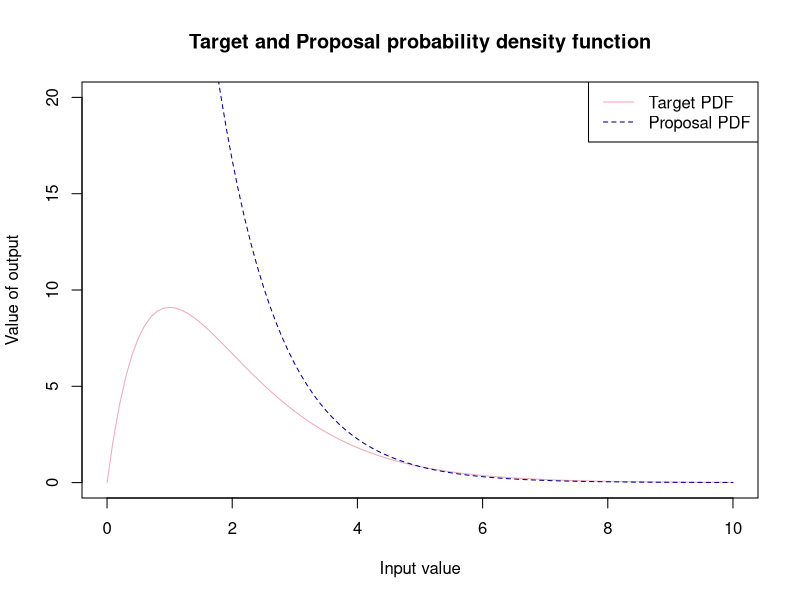
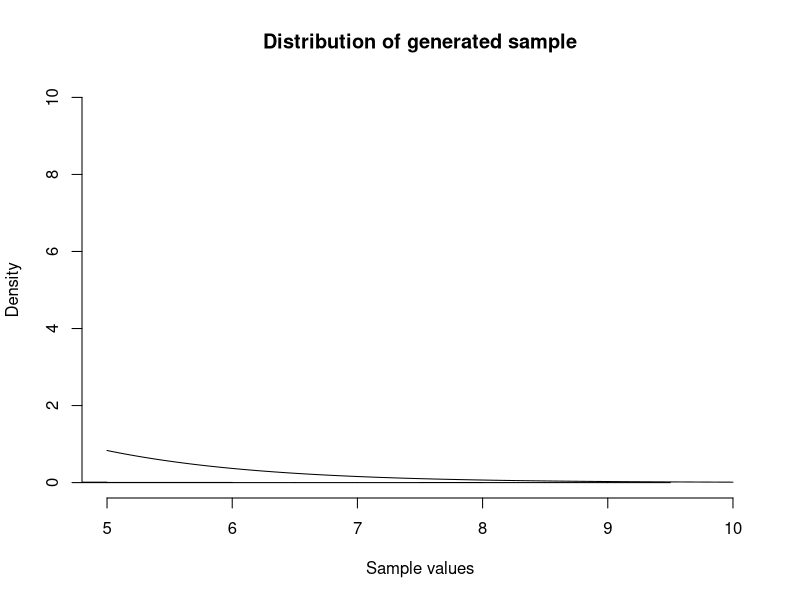
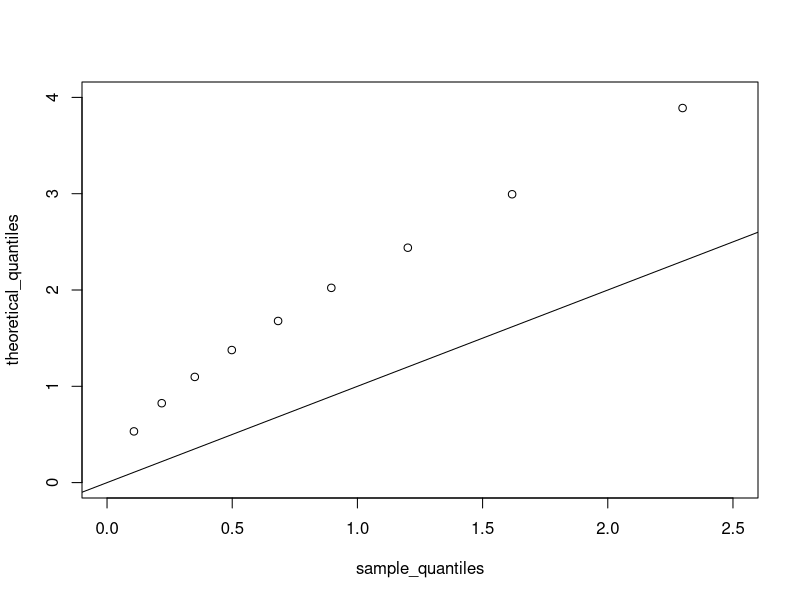
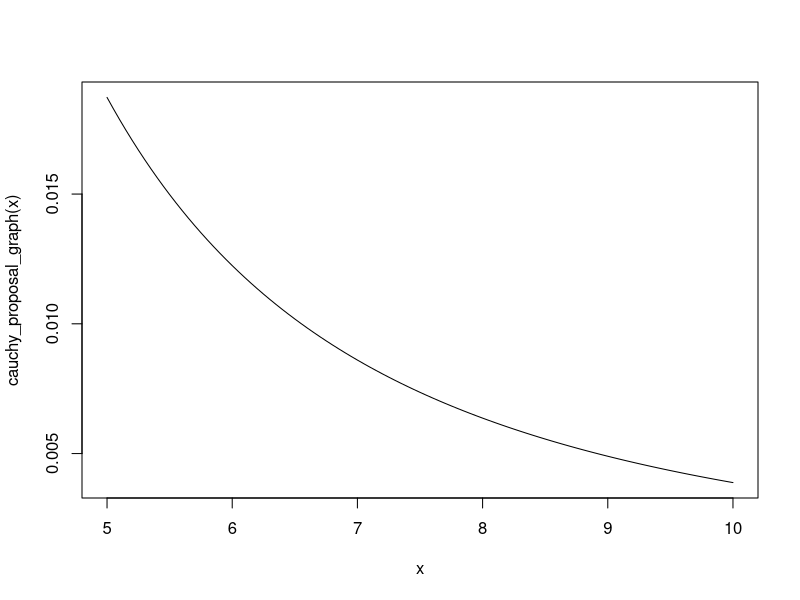
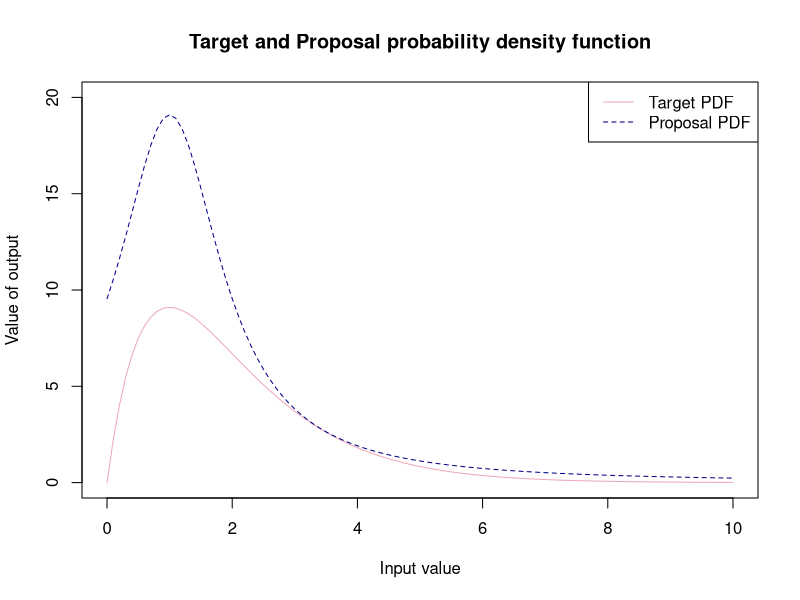
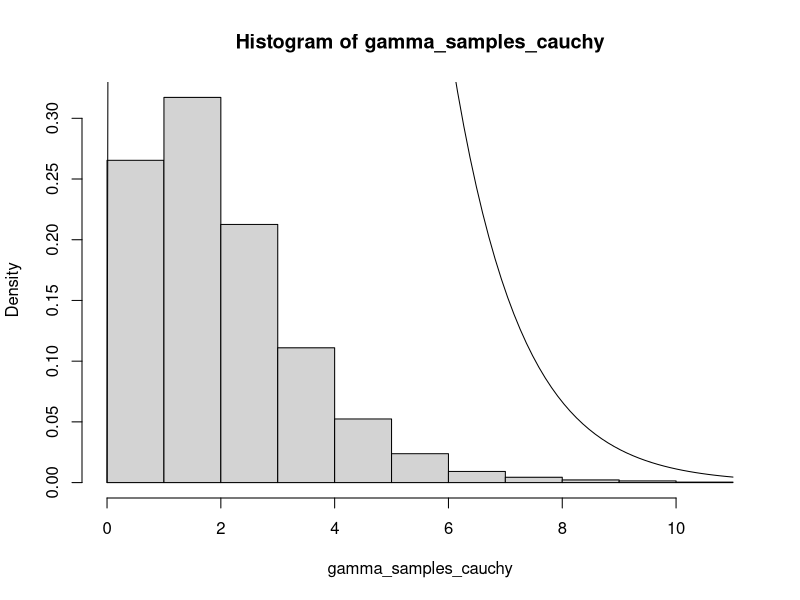
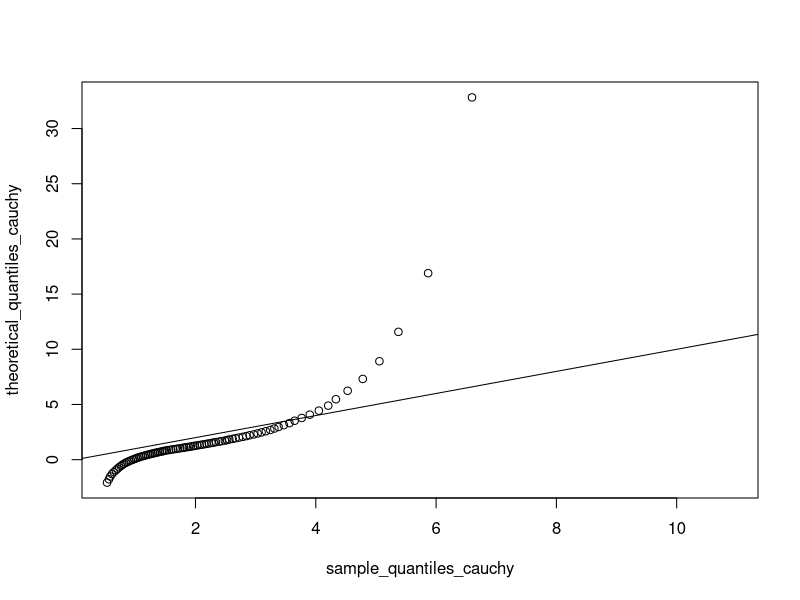

Write R code to recreate these figures, in order.
#-----------------------------------#
#-REJECTION SAMPLING - Gamma(2,1) --#----
#-----------------------------------#
#Defining our target pdf(density function to sample from) --------------------------
target_pdf<-function(x){
  (x*exp(-x))/(6*exp(-5))
}

#--------------------------------#
#--EXPONENTIAL PROPOSAL----------#----
#-------------------------------#
#Defining proposal pdf number generator(density that we easily sample from to use to accept or reject)--
proposal_pdf<- function(x){
   rexp(1, rate =1)
}
proposal_pdf_graph<- function(x){
  exp(-x)
}

# Graphing our target  and proposal probability density functions 
M <- ((5*exp(-5))/(6*exp(-5)))/(exp(-5))

curve(target_pdf(x), from = 0, to = 10, 
      xlab = "Input value",
      ylab = "Value of output",
      main = "Target and Proposal probability density function", col = "pink2", ylim = c(0,20))

curve( M * proposal_pdf_graph(x), from = , to = 10,
      xlab = "Input value",
      ylab = "Output value",
      main = "Proposal probability density funtion", add= T ,col = "blue4", lty = 2)
legend("topright", legend = c("Target PDF", "Proposal PDF"), 
       col = c("pink2", "blue4"), lty = c(1, 2))
#Rejection Sampling function -----------------------------------------------------
rgamma_2_1<-function(){
  
  set.seed(123)
  n<-5000
  sample_y<-numeric(n)
  number <- 0
  count<-0
  total_sample <-numeric(0)
  
  while(count<n) {
   
    #generated sample from proposal 
    y<-proposal_pdf(1)
    #uniform comparison
    u<- runif(1,0,1)
    #number of total generated samples
    number <- number + 1
    total_sample[number] <- y
    acceptance_rate <- round((length(sample_y)/ length(total_sample))*100 , digits = 3)
    
    #accept or reject criteria
    
    if( u < target_pdf(y)/ (M * proposal_pdf(y)))
    count<- count +1
    sample_y[count]<-y
    
  }
  number_of_samples <- length(total_sample)
  text <- "Acceptance rate:"
  percent <- "%"
  output<-paste(text,acceptance_rate,percent) #combining types to have preferred output 
  list( acceptance_rate = output, samples = sample_y, no_of_samples = number_of_samples ) #list of output from this function
}


list<- rgamma_2_1()   #creating a list of the acceptance rate and valid samples 
samples_gamma <- list$samples #creating a vector of the samples 
ac_rate <- list$acceptance_rate #acceptance rate 
no_samples <-list$no_of_samples  #number of total samples 
# Graphical display of distribution of sample and pdf ------------- -----------
# Using Histogram -------------------------------------------------------------
hist(samples_gamma, freq = FALSE,
     main = "Distribution of generated sample",
     xlab = "Sample values", ylim = c(0,10), xlim = c(5,10))
curve(target_pdf(x), add = TRUE)

# QQplot ----------------------------------------------------------------------
# We will now use a QQplot 
# Quantiles of the sample data 
sample_quantiles <- quantile(samples_gamma, probs = seq(0.1,1,0.1))
theoretical_quantiles <- qgamma(p = seq(0.1,1,0.1), shape =2 , rate =1)

plot(sample_quantiles, theoretical_quantiles, xlim = c(0,2.5), ylim = c(0,4))
abline(a= 0, b = 1)

#--------------------------------#
#--CAUCHY PROPOSAL--------------#----
#-------------------------------#

cauchy_proposal_graph<- function(x){
  (1/pi)*(1/(1+(x-1)^2))
}

curve(cauchy_proposal_graph(x), from = 5, to =10)

#Scaling factor with Cauchy proposal ------------------------------------------
M_cauchy <- ((5*exp(-5))/(6*exp(-5)))/((1/pi)*(1/(1+5^2)))

curve(target_pdf(x), from = 0, to = 10, 
      xlab = "Input value",
      ylab = "Value of output",
      main = "Target and Proposal probability density function", col = "pink2", ylim = c(0,20))

curve(   60* cauchy_proposal_graph(x), from = 0, to = 10,
       xlab = "Input value",
       ylab = "Output value",
       main = "Proposal probability density funtion", add= T ,col = "blue4", lty = 2)
legend("topright", legend = c("Target PDF", "Proposal PDF"), 
       col = c("pink2", "blue4"), lty = c(1, 2))

# Rejection sampling function ----------------------------------------------

rgamma_2_1_cauchy <- function(n){
  rgamma_samples <- numeric(n) # list to store accepted samples 
  total_samples <- numeric(0)  # store total sample size 
  count <- 1                  #iterate our  while loop
  pos <- 1
  # while loop that runs until we have 5000 accepted samples 
  while (count < n) {
    # random value from a uniform distribution for comparison
    u <- runif(1, 0, 1)
    # value from cauchy distribution 
    x <- rcauchy( 1, 1, 1)
    # iterating along the list 
    pos  <- pos + 1
    total_samples[pos] <- x
    # now we can use the comparison operator to accept samples if the condition is met
    if ( u <= target_pdf(x)/(60 * cauchy_proposal_graph(x))){
      count <- count + 1
      rgamma_samples[count] <- x
    }
    
  }
  return(rgamma_samples)
}

gamma_samples_cauchy <- rgamma_2_1_cauchy(n = 5000)

hist(gamma_samples_cauchy, freq = F)
curve(target_pdf(x), add = TRUE)

sample_quantiles_cauchy <- quantile(gamma_samples_cauchy, probs = seq(0.1,1,0.01))
theoretical_quantiles_cauchy <- qcauchy(p = seq(0.1,1,0.01),1,1)

plot(sample_quantiles_cauchy, theoretical_quantiles_cauchy)
abline(a= 0, b = 1)
